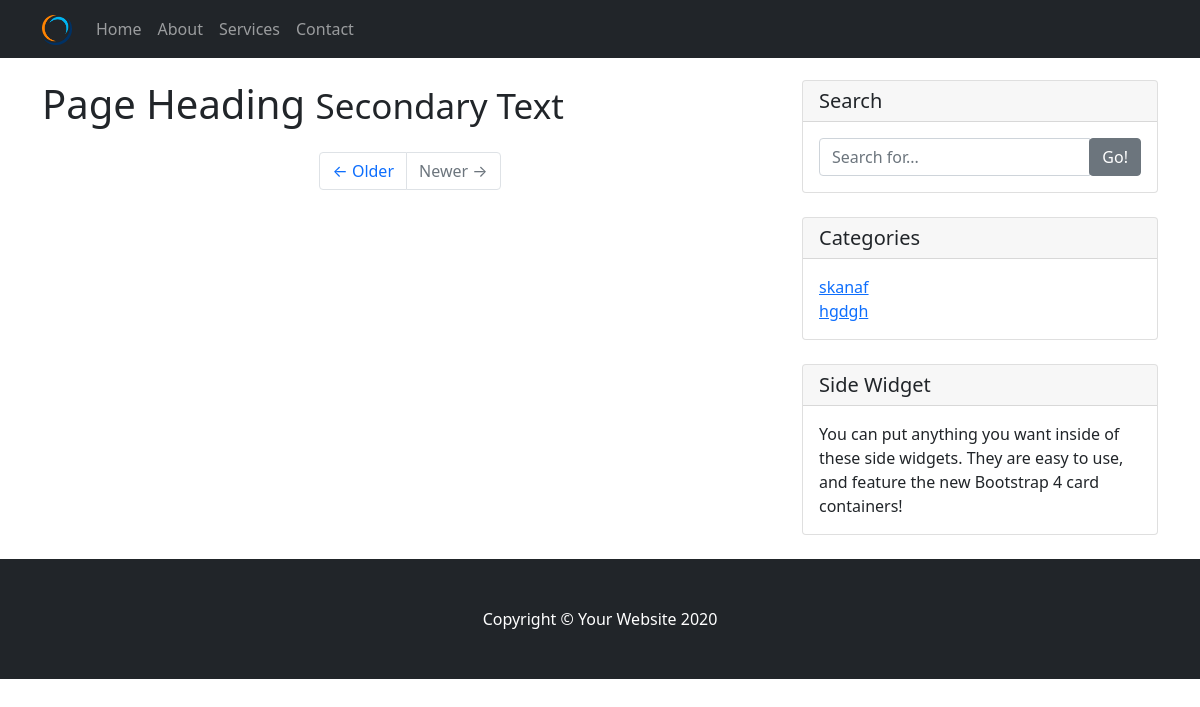
The app's page /, older data.
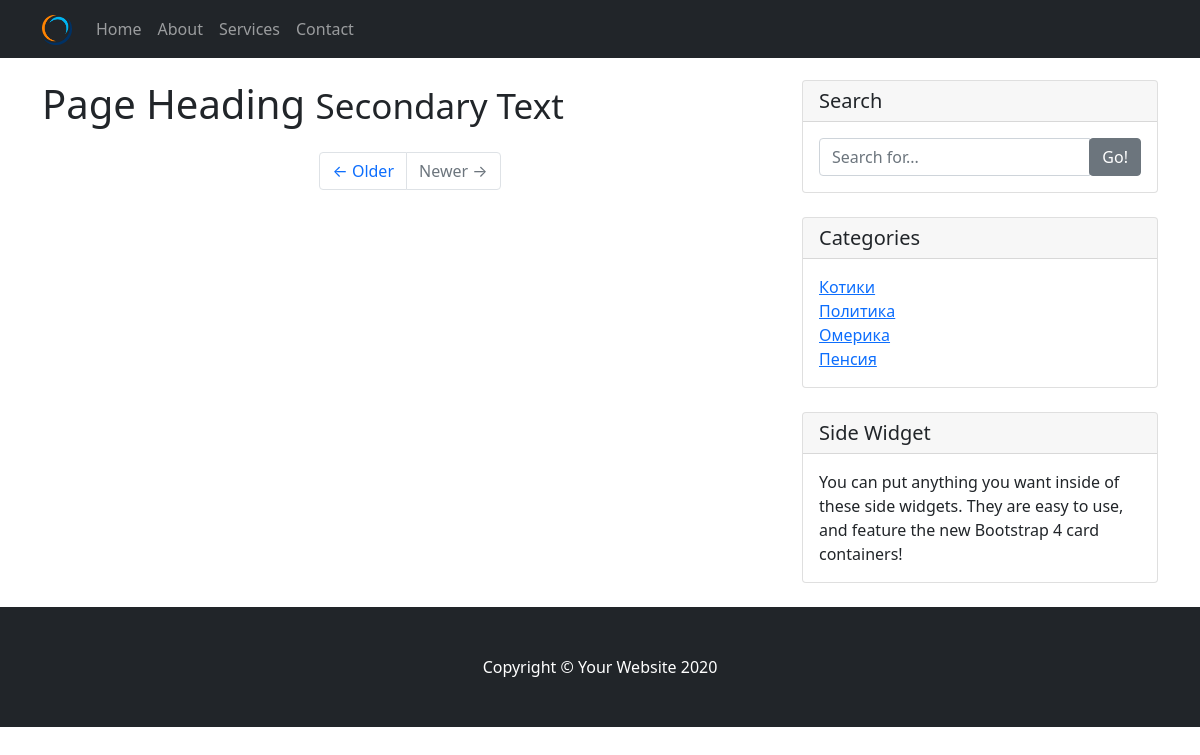
The same page, newer data.
### event/models.py (models this page shows, shortened)
class Category(models.Model):
    title = models.CharField(max_length=255, verbose_name='Название категории')
    slug = models.SlugField(unique=True)

### event/views.py (the view)
# urls.py: path('', views.index, name='home'),
def index(request):
    title ='Главная страница'
    return render(request, 'event/base.html',{'category':categorys, 'posts':posts, 'title':title})

### event/templates/event/base.html (shortened to what this page needs)
{% load static %}
<!DOCTYPE html>
<html lang="en">
<head>
{% block title %}
<link type="text/css" href="{% static 'event/css/style.css' %} " rel="stylesheet" />
  {% endblock%}
  <link href="https://cdn.jsdelivr.net/npm/bootstrap@5.0.0-beta1/dist/css/bootstrap.min.css" rel="stylesheet">
</head>
<body>
  <nav class="navbar navbar-expand-lg navbar-dark bg-dark fixed-top">
    <div class="container">
      <a class="navbar-brand" href="#"><img width="30px" src="{% static 'event/media/logo.png' %}"></a>
      <div class="collapse navbar-collapse" id="navbarResponsive">
        <ul class="navbar-nav ml-auto">
          <li class="nav-item active">
            <a class="nav-link" href="{% url 'home' %}">Home
            </a>
          </li>
          <li class="nav-item">
            <a class="nav-link" href="#">About</a>
          </li>
          <li class="nav-item">
            <a class="nav-link" href="#">Services</a>
          </li>
          <li class="nav-item">
            <a class="nav-link" href="#">Contact</a>
          </li>
        </ul>
      </div>
    </div>
  </nav>
  <div class="container">
    <div class="row">
{% block content%}
      <div class="col-md-8">
        <h1 class="my-4">Page Heading
          <small>Secondary Text</small>
        </h1>
{% endblock %}
        <ul class="pagination justify-content-center mb-4">
          <li class="page-item">
            <a class="page-link" href="#">&larr; Older</a>
          </li>
          <li class="page-item disabled">
            <a class="page-link" href="#">Newer &rarr;</a>
          </li>
        </ul>
      </div>
      <div class="col-md-4">
        <div class="card my-4">
          <h5 class="card-header">Search</h5>
          <div class="card-body">
            <div class="input-group">
              <input type="text" class="form-control" placeholder="Search for...">
              <span class="input-group-append">
                <button class="btn btn-secondary" type="button">Go!</button>
              </span>
            </div>
          </div>
        </div>
        <div class="card my-4">
          <h5 class="card-header">Categories</h5>
          <div class="card-body">
            <div class="row">
              <div class="col-lg-6">
                <ul class="list-unstyled mb-0">
                  {% for cat in category %}
                    <li>
                      <a href="{% url 'cat' cat.slug%}">{{cat.title}}</a>
                    </li>
                    {% endfor %}
                </ul>
              </div>
            </div>
          </div>
        </div>
        <div class="card my-4">
          <h5 class="card-header">Side Widget</h5>
          <div class="card-body">
            You can put anything you want inside of these side widgets. They are easy to use, and feature the new Bootstrap 4 card containers!
          </div>
        </div>
      </div>
    </div>
  </div>
  <footer class="py-5 bg-dark">
    <div class="container">
      <p class="m-0 text-center text-white">Copyright &copy; Your Website 2020</p>
    </div>
  </footer>
</body>
</html>

### event/templates/event/base.html (style rules this page uses)
body { padding-top: 56px; }

Row changes from the older to the newer data that the page shows:
removed Category: title "skanaf"
removed Category: title "hgdgh"
added Category: title "Котики"
added Category: title "Политика"
added Category: title "Омерика"
added Category: title "Пенсия"
